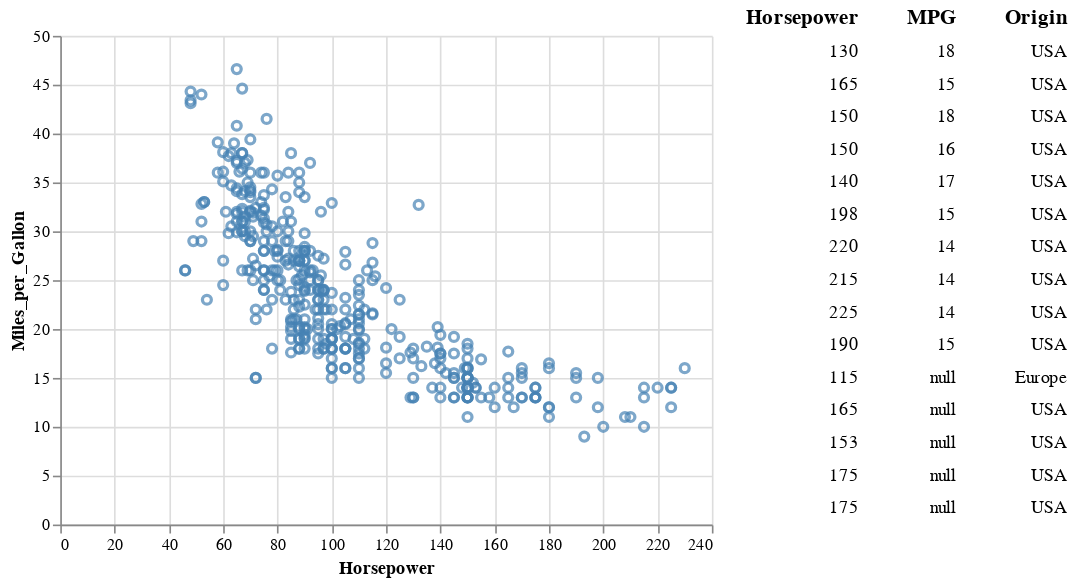

Notebook source saved alongside this figure:
### Markdown cell above
### Updating a table from an Altair plot

From altair plots,
there is no way to update a dash table,
but if you just need to show a few numbers based on a plot selection,
you can [use `mark_text()`
to update a plot area that looks like a table](https://altair-viz.github.io/gallery/scatter_linked_table.html).

### Code cell
import altair as alt
from vega_datasets import data

source = data.cars()

# Brush for selection
brush = alt.selection(type='interval')

# Scatter Plot
points = alt.Chart(source).mark_point().encode(
    x='Horsepower:Q',
    y='Miles_per_Gallon:Q',
    color=alt.condition(brush, alt.value('steelblue'), alt.value('grey'))
).add_selection(brush)

# Base chart for data tables
ranked_text = alt.Chart(source).mark_text(align='right').encode(
    y=alt.Y('row_number:O',axis=None)
).transform_window(
    row_number='row_number()'
).transform_filter(
    brush
).transform_window(
    rank='rank(row_number)'
).transform_filter(
    alt.datum.rank<16
)

# Data Tables
horsepower = ranked_text.encode(text='Horsepower:N').properties(title=alt.TitleParams(text='Horsepower', align='right'))
mpg = ranked_text.encode(text='Miles_per_Gallon:N').properties(title=alt.TitleParams(text='MPG', align='right'))
origin = ranked_text.encode(text='Origin:N').properties(title=alt.TitleParams(text='Origin', align='right'))
text = alt.hconcat(horsepower, mpg, origin) # Combine data tables

# Build chart
alt.hconcat(
    points,
    text
).resolve_legend(
    color="independent"
).configure_view(strokeWidth=0)

### Figure 1 — Vega-Lite specification as saved in the notebook (floating-point values rounded to 4 significant figures; data arrays with more than 128 entries replaced by an {"elided": "..."} marker saying what was removed)
{"config": {"view": {"continuousWidth": 400, "continuousHeight": 300, "strokeWidth": 0}}, "hconcat": [{"mark": "point", "encoding": {"color": {"condition": {"value": "steelblue", "selection": "selector021"}, "value": "grey"}, "x": {"type": "quantitative", "field": "Horsepower"}, "y": {"type": "quantitative", "field": "Miles_per_Gallon"}}, "selection": {"selector021": {"type": "interval"}}}, {"hconcat": [{"mark": {"type": "text", "align": "right"}, "encoding": {"text": {"type": "nominal", "field": "Horsepower"}, "y": {"type": "ordinal", "axis": null, "field": "row_number"}}, "title": {"text": "Horsepower", "align": "right"}, "transform": [{"window": [{"op": "row_number", "field": "", "as": "row_number"}]}, {"filter": {"selection": "selector021"}}, {"window": [{"op": "rank", "field": "row_number", "as": "rank"}]}, {"filter": "(datum.rank < 16)"}]}, {"mark": {"type": "text", "align": "right"}, "encoding": {"text": {"type": "nominal", "field": "Miles_per_Gallon"}, "y": {"type": "ordinal", "axis": null, "field": "row_number"}}, "title": {"text": "MPG", "align": "right"}, "transform": [{"window": [{"op": "row_number", "field": "", "as": "row_number"}]}, {"filter": {"selection": "selector021"}}, {"window": [{"op": "rank", "field": "row_number", "as": "rank"}]}, {"filter": "(datum.rank < 16)"}]}, {"mark": {"type": "text", "align": "right"}, "encoding": {"text": {"type": "nominal", "field": "Origin"}, "y": {"type": "ordinal", "axis": null, "field": "row_number"}}, "title": {"text": "Origin", "align": "right"}, "transform": [{"window": [{"op": "row_number", "field": "", "as": "row_number"}]}, {"filter": {"selection": "selector021"}}, {"window": [{"op": "rank", "field": "row_number", "as": "rank"}]}, {"filter": "(datum.rank < 16)"}]}]}], "data": {"name": "data-f02450ab61490a1363517a0190416235"}, "resolve": {"legend": {"color": "independent"}}, "$schema": "https://vega.github.io/schema/vega-lite/v4.8.1.json", "datasets": {"data-f02450ab61490a1363517a0190416235": {"elided": "406 records"}}}
